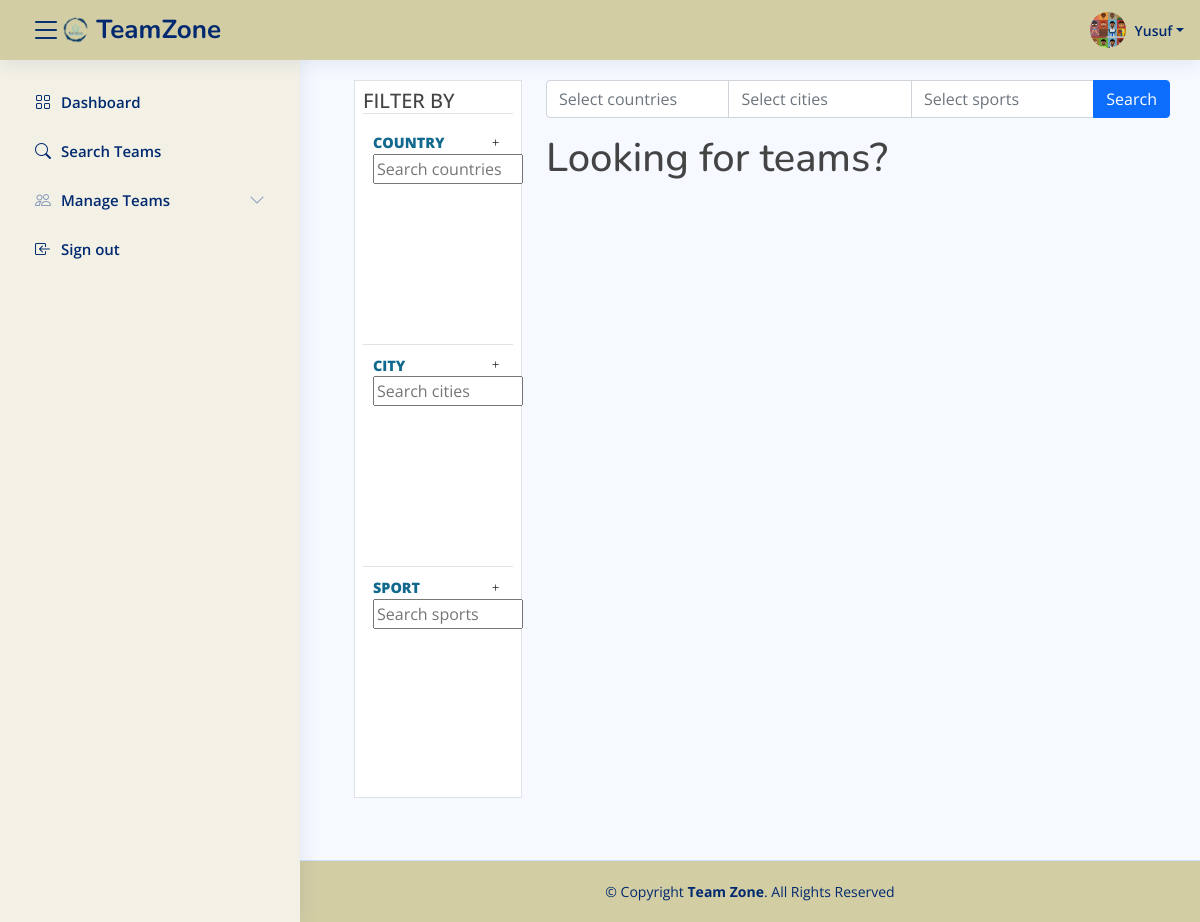
The page /search (signed in) on the database as committed earlier.
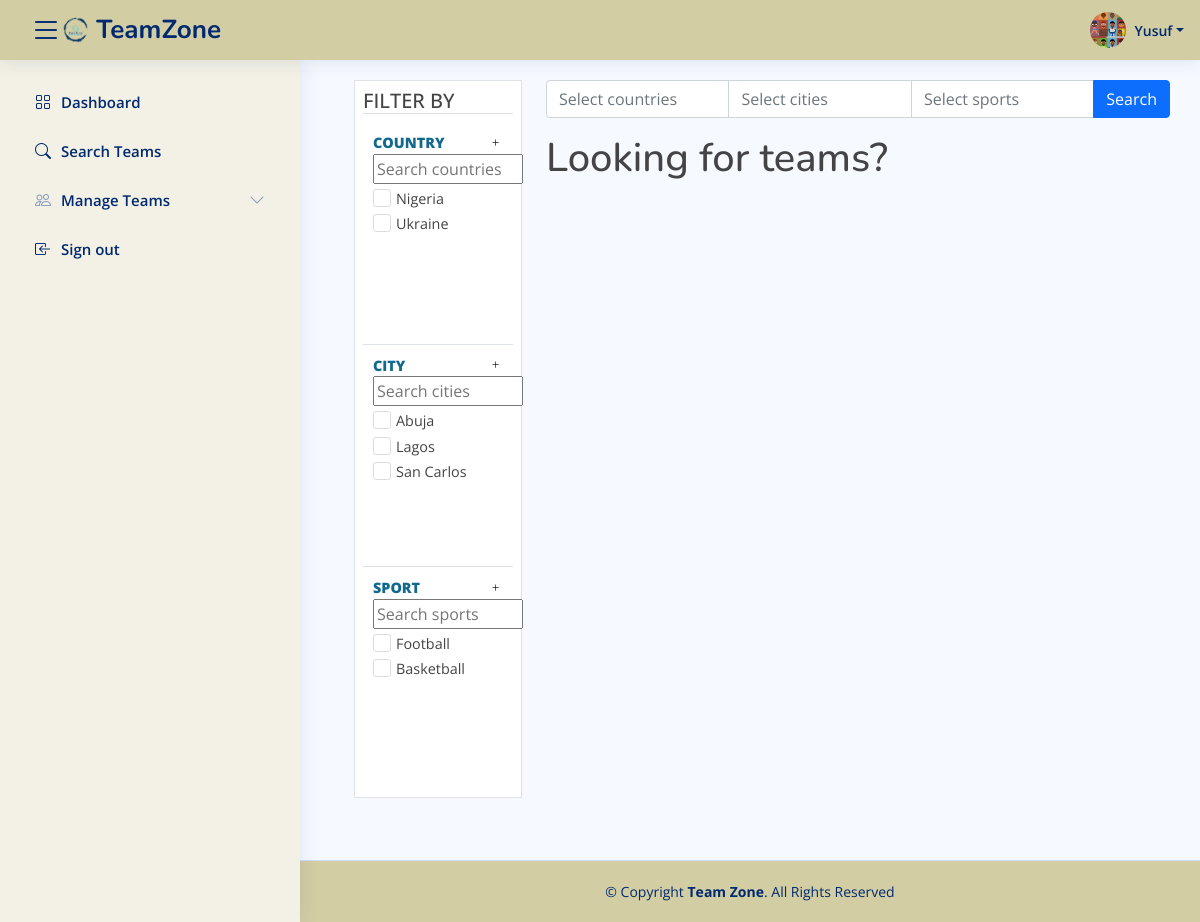
The same page on the database as committed later.
### models/user.py (models this page shows, shortened)
class User(UserMixin, BaseModel, Base):
    __tablename__ = "users"
    name = Column(String(128), nullable=False)
    username = Column(String(128), nullable=False, unique=True)
    email = Column(String(128), nullable=False, unique=True)
    password = Column(String(128), nullable=False)
    image = Column(String(128), default='user_default.jpg')
    teams = relationship("Team", secondary="team_membership", overlaps='players')

### models/country.py (models this page shows)
class Country(BaseModel, Base):
    __tablename__ = "countries"
    name = Column(String(128), nullable=False)
    cities = relationship("City", backref="country", cascade="all, delete, delete-orphan")

### models/city.py (models this page shows)
class City(BaseModel, Base):
    __tablename__ = "cities"
    name = Column(String(128), nullable=False)
    country_id = Column(String(60), ForeignKey("countries.id"), nullable=False)
    teams = relationship("Team", backref="city", cascade="all, delete, delete-orphan")

### models/sport.py (models this page shows)
class Sport(BaseModel, Base):
    __tablename__ = "sports"
    name = Column(String(128), nullable=False)
    teams = relationship("Team", backref="sport", cascade="all, delete, delete-orphan")

### web/views/site.py (the view)
@app.route('/search')
def search():
    teams = storage.all(Team).values()
    cities = storage.all(City).values()
    countries = storage.all(Country).values()
    sports = storage.all(Sport).values()
    return render_template('search.html', teams=teams, countries=countries, sports=sports, cities=cities)

### models/engine/storage.py (called while the page is built)
    def all(self, cls=None):
        new_dict = {}
        for clss in classes:
            if cls is None or cls is classes[clss] or cls is clss:
                objs = self.__session.query(classes[clss]).all()
                for obj in objs:
                    key = obj.__class__.__name__ + "." + obj.id
                    new_dict[key] = obj
        return (new_dict)

    def query(self, cls, attribute, value, all=False):
        if cls not in classes.values():
            return None
        try:
            if all:
                return self.__session.query(cls).filter(getattr(cls, attribute) == value).all()
            else:
                return self.__session.query(cls).filter(getattr(cls, attribute) == value).first()
        except AttributeError:
            return None

### web/app.py (called while the page is built)
@login_manager.user_loader
def load_user(user_id):
    return storage.query(User, "id", user_id)

### web/views/utils.py (called while the page is built, shortened)
@app.after_request
def update_invitions_status(response):
    if not g.get('invites'):
        return response

### web/templates/search.html (shortened to what this page needs)
{% extends "base.html" %}  {% block style %}
<link
  href="{{ url_for('static', filename='styles/filter.css') }}"
  rel="stylesheet"
/>
{% endblock style%} {% block main %}
<div class="row">
  <div class="col-xl-3">
    <div class="p-2 ms-md-4 ms-sm-2 border" style="background-color: white">
      <div class="border-bottom h5 text-uppercase">Filter By</div>
      <div class="box border-bottom">
        <div class="box-label text-uppercase d-flex align-items-center">
          Country
          <button
            class="btn ms-auto"
            type="button"
            data-bs-toggle="collapse"
            data-bs-target="#inner-box1"
            aria-expanded="false"
            aria-controls="inner-box1"
          >
            <span class="bi bi-plus"></span>
          </button>
        </div>
        <div id="inner-box1" class="collapse show">
          <div>
            <input
              type="text"
              id="country-search"
              placeholder="Search countries"
              style="width: 150px"
            />
          </div>
          <div
            id="country-list-container"
            style="height: 150px; overflow-y: auto"
          >
            {% for country in countries %}
            <div class="my-1 country-item">
              <label class="tick"
                >{{ country.name }}
                <span class="check"></span>
              </label>
            </div>
            {% endfor %}
          </div>
        </div>
      </div>
      <div class="box border-bottom">
        <div class="box-label text-uppercase d-flex align-items-center">
          City
          <button
            class="btn ms-auto"
            type="button"
            data-bs-toggle="collapse"
            data-bs-target="#inner-box2"
            aria-expanded="false"
            aria-controls="inner-box2"
          >
            <span class="bi bi-plus"></span>
          </button>
        </div>
        <div id="inner-box2" class="collapse show">
          <div>
            <input
              type="text"
              id="city-search"
              placeholder="Search cities"
              style="width: 150px"
            />
          </div>
          <div id="city-list-container" style="height: 150px; overflow-y: auto">
            {% for city in cities %}
            <div class="my-1 city-item">
              <label class="tick"
                >{{ city.name }}
                <span class="check"></span>
              </label>
            </div>
            {% endfor %}
          </div>
        </div>
      </div>
      <div class="box">
        <div class="box-label text-uppercase d-flex align-items-center">
          Sport
          <button
            class="btn ms-auto"
            type="button"
            data-bs-toggle="collapse"
            data-bs-target="#inner-box3"
            aria-expanded="false"
            aria-controls="inner-box3"
          >
            <span class="bi bi-plus"></span>
          </button>
        </div>
        <div id="inner-box3" class="collapse show">
          <div>
            <input
              type="text"
              id="sport-search"
              placeholder="Search sports"
              style="width: 150px"
            />
          </div>
          <div
            id="sport-list-container"
            style="height: 150px; overflow-y: auto"
          >
            {% for sport in sports %}
            <div class="my-1 sport-item">
              <label class="tick"
                >{{ sport.name }}
                <span class="check"></span>
              </label>
            </div>
            {% endfor %}
          </div>
        </div>
      </div>
    </div>
  </div>
  <div class="col-xl-9">
    <div class="input-group mb-3">
      <input
        type="text"
        class="form-control countriesShow"
        placeholder="Select countries"
        aria-label="Countries' name"
        aria-describedby="button-addon2"
        disabled
      />
      <input
        type="text"
        class="form-control citiesShow"
        placeholder="Select cities"
        aria-label="Cities' name"
        aria-describedby="button-addon2"
        disabled
      />
      <input
        type="text"
        class="form-control sportsShow"
        placeholder="Select sports"
        aria-label="Sports' name"
        aria-describedby="button-addon2"
        disabled
      />
      <button class="btn btn-primary" type="button" id="search-btn">
        Search
      </button>
    </div>
    <div id="search-result">
      <h1>Looking for teams?</h1>
    </div>
  </div>
</div>
{% endblock main %}

### web/templates/base.html (shortened to what this page needs)
<!DOCTYPE html>
<html lang="en">
  <head>
    <link
      href="https://cdn.jsdelivr.net/npm/bootstrap@5.1.3/dist/css/bootstrap.min.css"
      rel="stylesheet"
    />
    <link
      rel="stylesheet"
      href="https://cdn.jsdelivr.net/npm/bootstrap-icons@1.5.0/font/bootstrap-icons.css"
    />
    {% block base_css %}
    <link
      href="{{ url_for('static', filename='styles/base.css') }}"
      rel="stylesheet"
    />
    {% endblock base_css %}
    {% block style %} {% endblock style %}
  </head>
  <body>
    <header id="header" class="header fixed-top d-flex align-items-center">
      <div class="d-flex align-items-center justify-content-between">
        {% if current_user.is_authenticated %}
        <i class="bi bi-list toggle-sidebar-btn"></i>
        <a
          href="{{ url_for('signout', next=url_for('landing_page')) }}"
          class="logo d-flex align-items-center"
          ><img
            src="{{ url_for('static', filename='images/app_logo.png') }}"
            alt=""
          />
          <span class="d-none d-lg-block">TeamZone</span>
        </a>
        {% endif %}
      </div>
      <nav class="header-nav ms-auto">
        {% block navbar %} {% if current_user.is_authenticated %}
        <ul class="d-flex align-items-center">
          <li class="nav-item dropdown pe-3">
            <a
              class="nav-link nav-profile d-flex align-items-center pe-0"
              href="#"
              data-bs-toggle="dropdown"
            >
              <img
                src="{{ url_for('static', filename='images/users/{}'.format(current_user.image)) }}"
                alt="Profile"
                class="rounded-circle"
              />
              <span class="d-none d-md-block dropdown-toggle ps-2"
                >{{ current_user.name }}</span
              > </a
            >
          </li>
        </ul>
        {% endif %} {% endblock navbar %}
      </nav>
    </header>
    {% if current_user.is_authenticated %}
    <aside id="sidebar" class="sidebar">
      <ul class="sidebar-nav" id="sidebar-nav">
        <li class="nav-item">
          <a class="nav-link" href="{{ url_for('dashboard') }}">
            <i class="bi bi-grid"></i>
            <span>Dashboard</span>
          </a>
        </li>
        <li class="nav-item">
          <a class="nav-link" href="{{ url_for('search') }}">
            <i class="bi bi-search"></i>
            <span>Search Teams</span>
          </a>
        </li>
        <li class="nav-item">
          <a
            class="nav-link collapsed"
            data-bs-target="#components-nav"
            data-bs-toggle="collapse"
            href="#"
            id="manage-teams"
          >
            <i class="bi bi-people"></i><span>Manage Teams</span
            ><i class="bi bi-chevron-down ms-auto"></i>
          </a>
        </li>
        <li class="nav-item">
          <a class="nav-link" href="{{ url_for('signout') }}">
            <i class="bi bi-box-arrow-in-left"></i>
            <span>Sign out</span>
          </a>
        </li>
      </ul>
    </aside>
    {% endif %}
    <main id="main" class="main">
       {% block main %} {%
      endblock main %} {% block sections %} {% endblock sections %}
    </main>
    <footer id="footer" class="footer">
      <div class="copyright">
        &copy; Copyright <strong><span>Team Zone</span></strong
        >. All Rights Reserved
      </div>
    </footer>
  </body>
</html>

### web/static/styles/base.css (style rules this page uses)
:root { scroll-behavior: smooth; }
body { font-family: "Open Sans", sans-serif; background: #f6f9ff; color: #444444; }
a { color: #4154f1; text-decoration: none; }
h1, h2, h3, h4, h5, h6 { font-family: "Nunito", sans-serif; }
#main { min-height: 100vh; margin-top: 60px; padding: 20px 30px; transition: all 0.3s; }
.logo { line-height: 1; }
@media (min-width: 1200px) { .logo { width: 280px; } }
.logo img { max-height: 26px; margin-right: 6px; }
.logo span { font-size: 26px; font-weight: 700; color: #012970; font-family: "Nunito", sans-serif; }
.header { transition: all 0.5s; z-index: 997; height: 60px; box-shadow: 0px 2px 20px rgba(1, 41, 112, 0.1); background-color: rgb(210, 205, 163); padding-left: 20px; }
.header .toggle-sidebar-btn { font-size: 32px; padding-left: 10px; cursor: pointer; color: #012970; }
.header-nav ul { list-style: none; }
.header-nav > ul { margin: 0; padding: 0; }
.header-nav .nav-profile { color: #012970; }
.header-nav .nav-profile img { max-height: 36px; }
.header-nav .nav-profile span { font-size: 14px; font-weight: 600; }
.sidebar { position: fixed; top: 60px; left: 0; bottom: 0; width: 300px; z-index: 996; transition: all 0.3s; padding: 20px; overflow-y: auto; scrollbar-width: thin; scrollbar-color: #aab7cf transparent; box-shadow: 0px 0px 20px rgba(1, 41, 112, 0.1); background-color: rgb(243, 241, 229); }
#manage-teams { background-color: rgb(243, 241, 229); }
@media (min-width: 1200px) { #main, #footer { margin-left: 300px; } }
.sidebar-nav { padding: 0; margin: 0; list-style: none; }
.sidebar-nav li { padding: 0; margin: 0; list-style: none; }
.sidebar-nav .nav-item { margin-bottom: 5px; }
.sidebar-nav .nav-link { display: flex; align-items: center; font-size: 15px; font-weight: 600; color: #012970; transition: 0.3; padding: 10px 15px; border-radius: 4px; }
.sidebar-nav .nav-link i { font-size: 16px; margin-right: 10px; color: #012970; }
.sidebar-nav .nav-link.collapsed { color: #012970; background: #fff; }
.sidebar-nav .nav-link.collapsed i { color: #899bbd; }
.sidebar-nav .nav-link .bi-chevron-down { margin-right: 0; transition: transform 0.2s ease-in-out; }
.footer { background-color: rgb(210, 205, 163); padding: 20px 0; font-size: 14px; transition: all 0.3s; border-top: 1px solid #cddfff; }
.footer .copyright { text-align: center; color: #012970; }

### web/static/styles/filter.css (style rules this page uses)
.box { padding: 10px; }
.box-label { color: #11698e; font-size: 0.9rem; font-weight: 800; }
.box-label .btn { padding: 0; font-size: 0.8rem; }
label { cursor: pointer; }
.tick { display: block; position: relative; padding-left: 23px; cursor: pointer; font-size: 0.9rem; margin: 0; }
.check { position: absolute; top: 1px; left: 0; height: 18px; width: 18px; background-color: #fff; border: 1px solid #ddd; border-radius: 3px; }
.check:after { content: ""; position: absolute; display: none; }
.tick .check:after { left: 6px; top: 2px; width: 5px; height: 10px; border: solid rgb(0, 0, 0); border-width: 0 3px 3px 0; transform: rotate(45deg) scale(2); }
input[type="text"]:disabled { background-color: white; }

Rows that differ between the two databases and show on the page:
added Country: name "Nigeria"
added Country: name "Ukraine"
added City: name "Abuja"
added City: name "Lagos"
added City: name "San Carlos"
added Sport: name "Football"
added Sport: name "Basketball"
